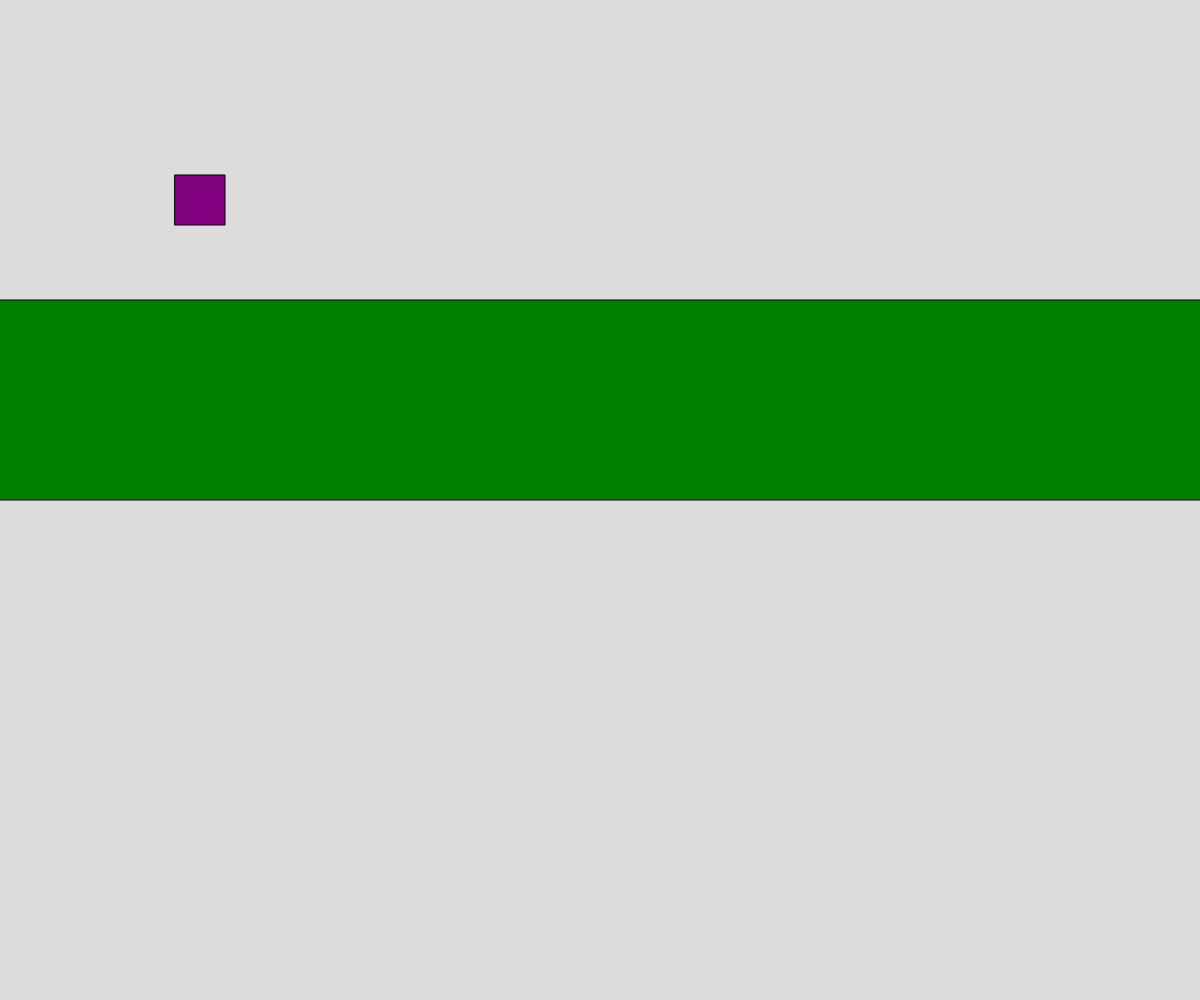
Frame 1 (no input)
Frame 60 (no input): identical to frame 1, image omitted
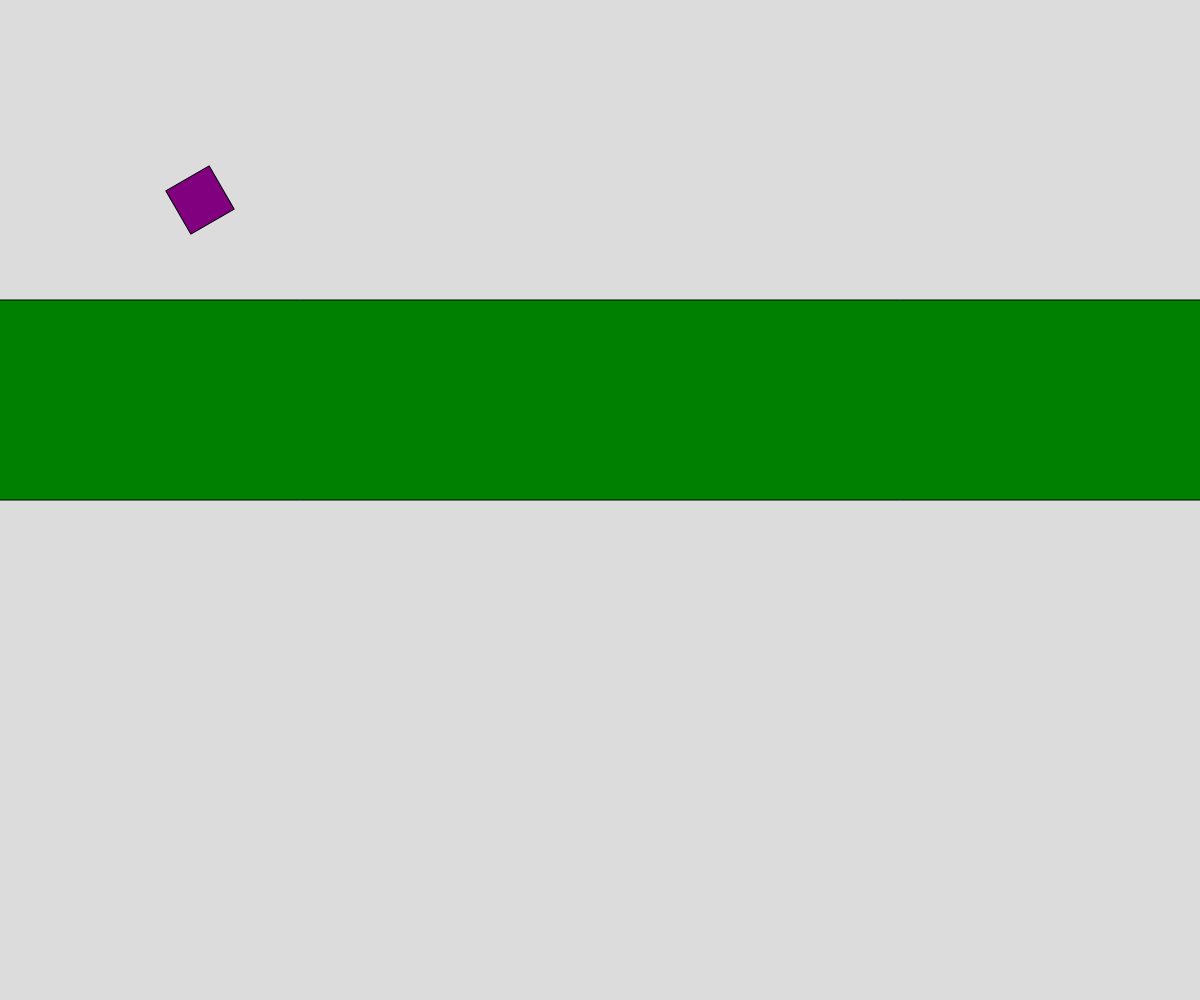
Frame 120 (the mouse pressed at the canvas centre since frame 60)

The p5.js sketch that drew these frames (run headless with seeded random() and noise() and a simulated clock; from frame 60 on, the mouse is pressed at the canvas centre):

// p5.js sketch
// ── sketch.js
// Project Title



function setup() {
  createCanvas(windowWidth, windowHeight);
  angleMode(DEGREES);
  rectMode(CENTER);
}

function draw() {
  background(220);

  push();
  translate(200, 200);
  rotate(mouseX);

  fill("purple");
  square(0, 0, 50);
  pop();

  fill("green");
  rect(width/2, 400, width*2, 200);
}
